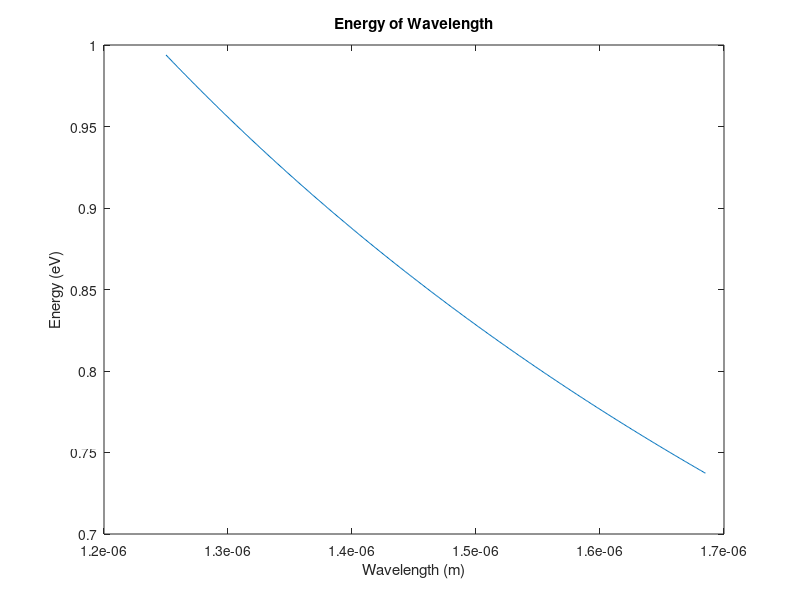

MATLAB code for this plot:
% Compute and Plot the photon energy for wavelength 1260 - 1675 nm

% Plank's Constant (J/K)
h = 6.626e-34;

% Electron Volt (eV)
e = 1.6e-19;

% Speed of light (m/s)
c = 3e8;

% Wavelength (m)
lambda = 1250e-9:1e-9:1685e-9;

% Energy of Wavelength (eV)
W = (h.*(c./lambda))./e;

plot(lambda,W);
title('Energy of Wavelength');
xlabel('Wavelength (m)');
ylabel('Energy (eV)');


